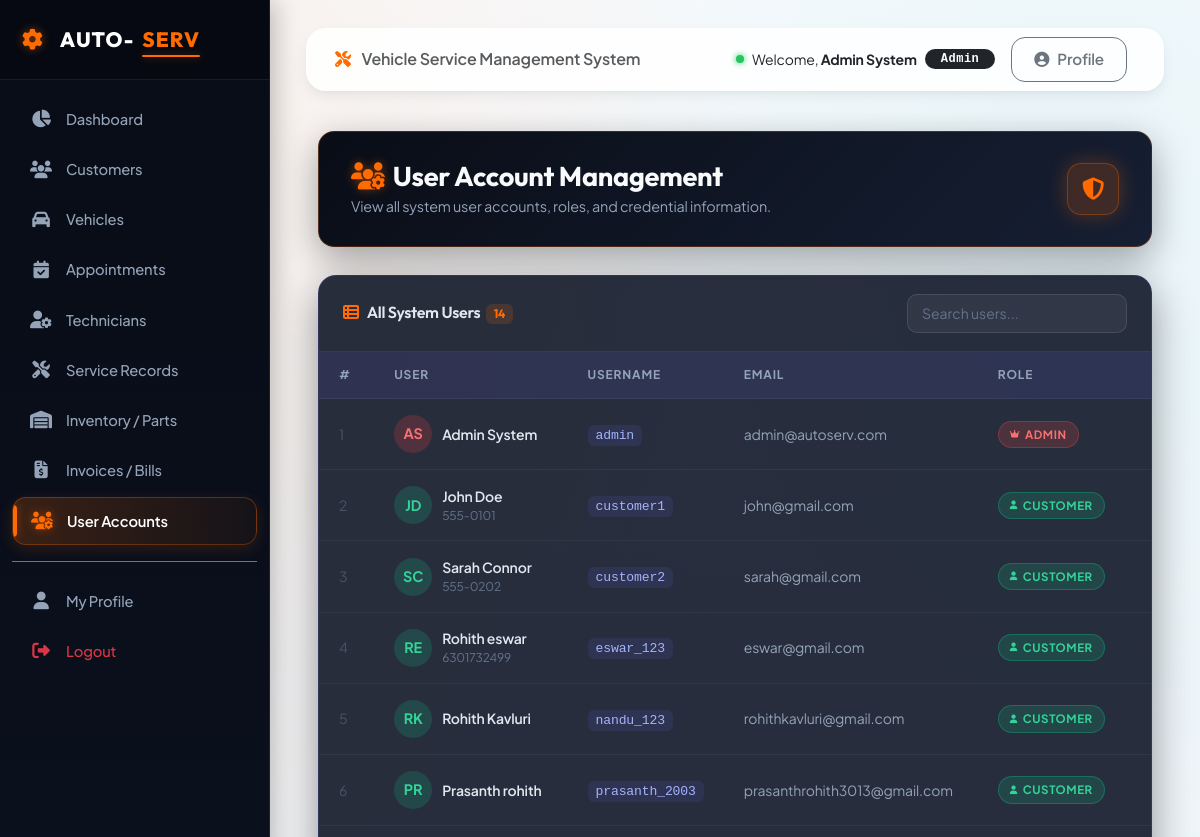
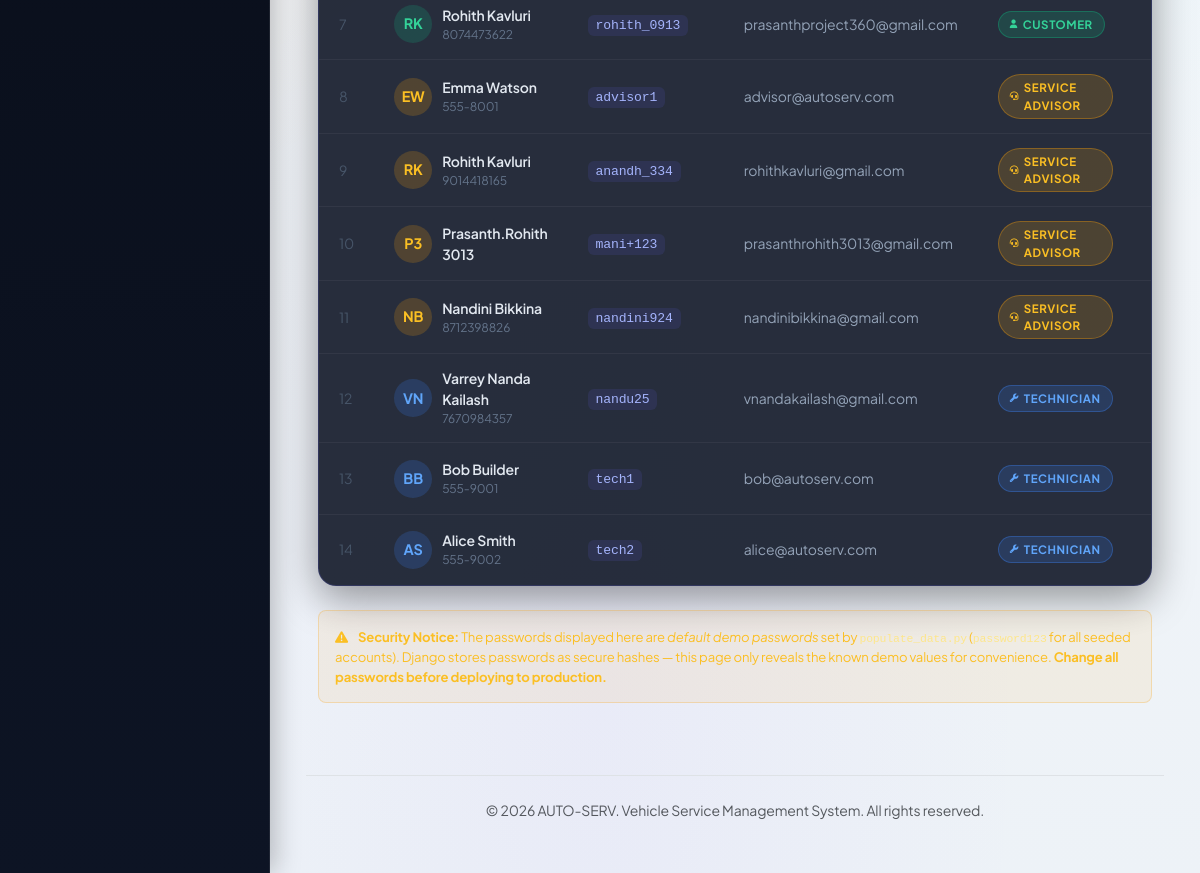
/accounts/users/ (signed in), run on an earlier commit of the app's database (2 pictures, top to bottom).
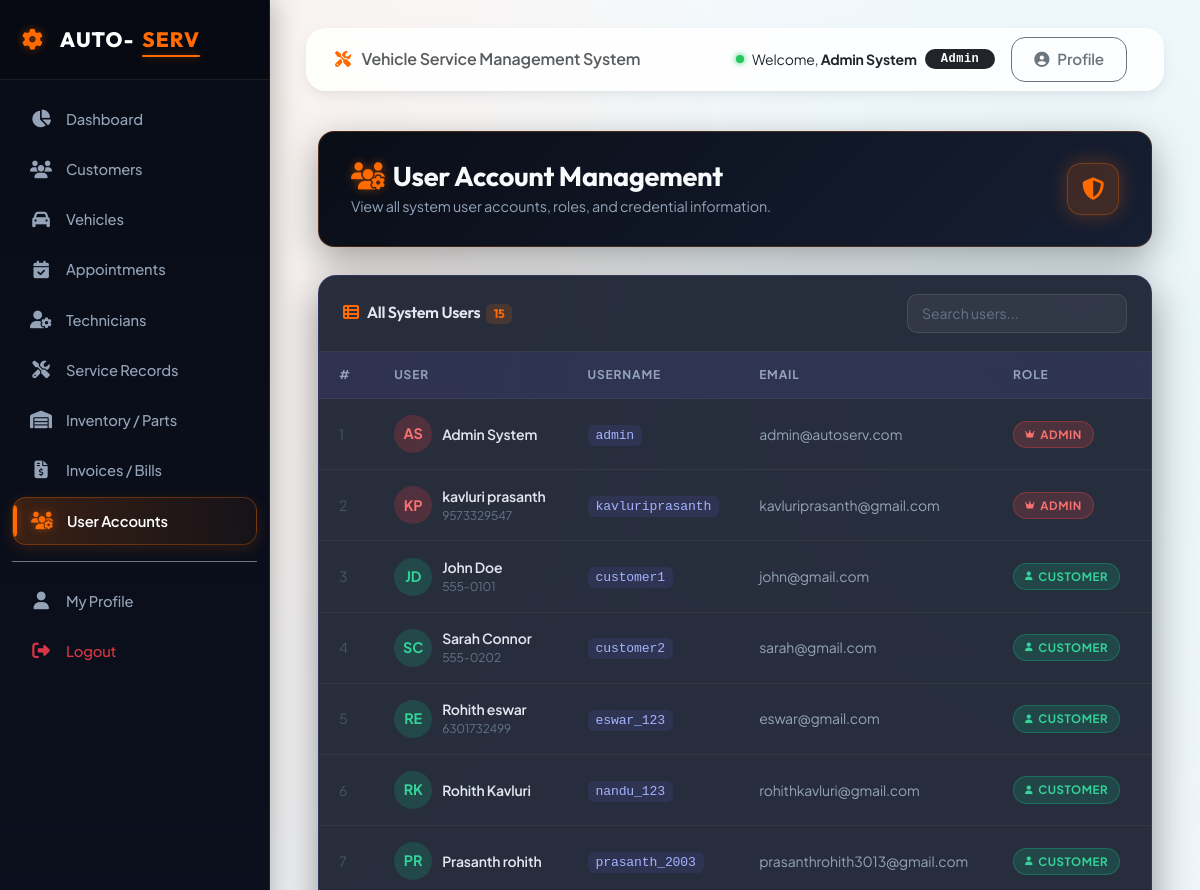
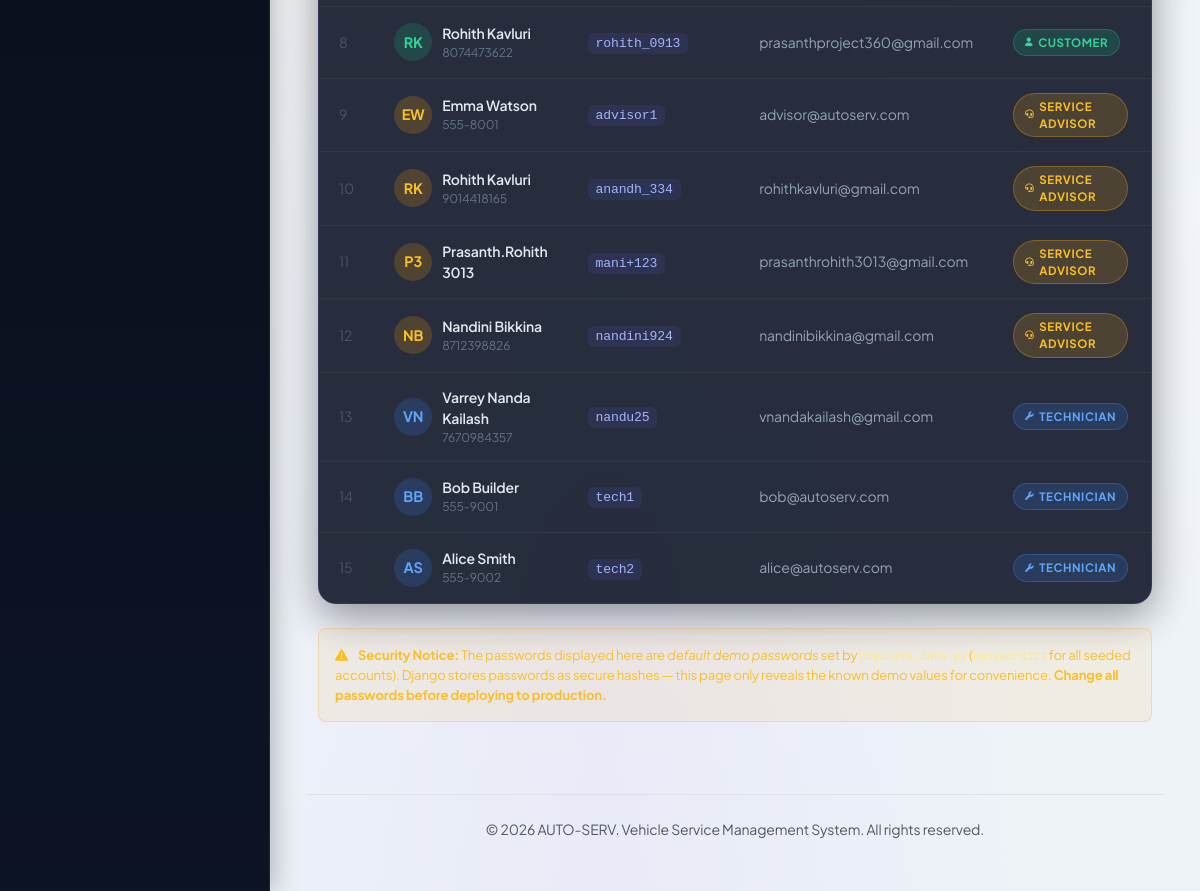
And on a later commit of the database (2 pictures, top to bottom).
### accounts/models.py (models this page shows, shortened)
class User(AbstractUser):
    ROLE_CHOICES = (
        ('admin', 'Admin'),
        ('customer', 'Customer'),
        ('technician', 'Technician'),
        ('service_advisor', 'Service Advisor'),
    )
    role = models.CharField(max_length=20, choices=ROLE_CHOICES, default='customer')
    phone = models.CharField(max_length=15, blank=True, null=True)
    address = models.TextField(blank=True, null=True)

### accounts/decorators.py (the view)
        def _wrapped_view(request, *args, **kwargs):
            if request.user.is_authenticated:
                allowed_roles = list(roles)
                if 'admin' in allowed_roles and 'service_advisor' not in allowed_roles:
                    allowed_roles.append('service_advisor')
                if request.user.role in allowed_roles or request.user.is_superuser:
                    return view_func(request, *args, **kwargs)
            raise PermissionDenied

### accounts/views.py (called while the page is built)
@login_required
@role_required('admin')
def user_list(request):
    users = User.objects.all().order_by('role', 'username')
    return render(request, 'accounts/user_list.html', {'users': users})

### templates/accounts/user_list.html (shortened to what this page needs)
{% extends 'base.html' %}
{% load static %}
{% block content %}
<div class="page-header">
  <div>
    <h1><i class="fa-solid fa-users-gear me-2 brand-gear" style="color:var(--primary-color);"></i>User Account Management</h1>
    <p>View all system user accounts, roles, and credential information.</p>
  </div>
  <div class="header-icon">
    <i class="fa-solid fa-shield-halved"></i>
  </div>
</div>
<div class="table-card">
  <div class="card-toolbar">
    <h5><i class="fa-solid fa-table-list me-2" style="color:var(--primary-color);"></i>All System Users &nbsp;<span class="badge" style="background:rgba(255,107,0,.15);color:var(--primary-color);font-size:.75rem;">{{ users|length }}</span></h5>
    <input id="userSearch" type="text" class="search-box" placeholder="Search users..." oninput="filterUsers(this.value)">
  </div>
  <div style="overflow-x:auto;">
    <table class="users-table" id="usersTable">
      <thead>
        <tr>
          <th>#</th>
          <th>User</th>
          <th>Username</th>
          <th>Email</th>
          <th>Role</th>
          <th>Privileges</th>
        </tr>
      </thead>
      <tbody>
        {% for u in users %}
        <tr class="user-row">
          <td style="color:#475569;">{{ forloop.counter }}</td>
          <td>
            <div style="display:flex;align-items:center;gap:10px;">
              <div class="user-avatar"
                   style="background:{% if u.role == 'admin' %}rgba(239,68,68,.2){% elif u.role == 'technician' %}rgba(59,130,246,.2){% elif u.role == 'service_advisor' %}rgba(245,158,11,.2){% else %}rgba(16,185,129,.2){% endif %};">
                <span style="color:{% if u.role == 'admin' %}#f87171{% elif u.role == 'technician' %}#60a5fa{% elif u.role == 'service_advisor' %}#fbbf24{% else %}#34d399{% endif %};">
                  {{ u.first_name|slice:":1"|upper }}{{ u.last_name|slice:":1"|upper }}
                </span>
              </div>
              <div>
                <div style="font-weight:600;color:#e2e8f0;">
                  {% if u.first_name or u.last_name %}
                    {{ u.first_name }} {{ u.last_name }}
                  {% else %}
                    <span style="color:#475569;font-style:italic;">No Name</span>
                  {% endif %}
                </div>
                {% if u.phone %}<div style="font-size:.75rem;color:#64748b;">{{ u.phone }}</div>{% endif %}
              </div>
            </div>
          </td>
          <td>
            <code style="background:rgba(99,102,241,.12);padding:3px 8px;border-radius:6px;color:#a5b4fc;font-size:.82rem;">{{ u.username }}</code>
          </td>
          <td style="color:#94a3b8;">{{ u.email|default:"—" }}</td>
          <td>
            <span class="role-badge role-{{ u.role }}">
              {{ u.get_role_display }}
            </span>
          </td>
          <td>
          </td>
        </tr>
        {% endfor %}
      </tbody>
    </table>
  </div>
</div>
<div class="mt-4 p-3 rounded-3" style="background:rgba(245,158,11,.08);border:1px solid rgba(245,158,11,.25);color:#fbbf24;font-size:.82rem;">
  <i class="fa-solid fa-triangle-exclamation me-2"></i>
  <strong>Security Notice:</strong> The passwords displayed here are <em>default demo passwords</em>
  set by <code style="color:#fde68a;">populate_data.py</code>
  (<code style="color:#fde68a;">password123</code> for all seeded accounts).
  Django stores passwords as secure hashes — this page only reveals the known demo values for convenience.
  <strong>Change all passwords before deploying to production.</strong>
</div>
{% endblock %}

### templates/navbar.html (shortened to what this page needs)
<nav class="navbar navbar-expand-lg main-navbar py-2 px-3 mb-3 no-print">
    <div class="container-fluid">
        {% if not user.is_authenticated %}
        <a class="navbar-brand text-dark fw-bold d-flex align-items-center" href="/">
            <i class="fa-solid fa-gear me-2 brand-gear fs-4"></i>AUTO-<span style="color:var(--primary-color);">SERV</span>
        </a>
        {% else %}
        <span class="navbar-brand text-muted fs-6 d-none d-md-inline fw-semibold">
            <i class="fa-solid fa-screwdriver-wrench me-2" style="color:var(--primary-color);"></i> Vehicle Service Management System
        </span>
        {% endif %}
        <div class="ms-auto d-flex align-items-center">
            {% if user.is_authenticated %}
            <div class="text-dark me-3 d-none d-sm-flex align-items-center">
                <span class="status-dot dot-active me-2"></span>
                <span class="small me-2">Welcome, <strong class="text-dark">{{ user.first_name|default:user.username }} {{ user.last_name }}</strong></span>
                <span class="badge bg-dark rounded-pill px-3 py-1 font-monospace" style="letter-spacing: 0.5px;">{{ user.get_role_display }}</span>
            </div>
            <a href="{% url 'accounts:profile' %}" class="btn btn-sm btn-outline-secondary me-2">
                <i class="fa-solid fa-user-circle"></i> Profile
            </a>
            {% endif %}
        </div>
    </div>
</nav>

What changed in the data, as far as the page shows it:
added User: first_name "K", last_name "P", first_name "kavluri", last_name "prasanth", phone "9573329547", username "kavluriprasanth", email "kavluriprasanth@gmail.com", role "ADMIN"
Also different on the page:
{{ users|length }}: "14" → "15"
